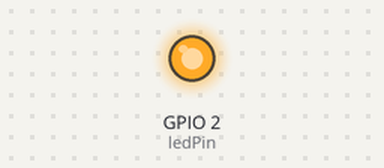
Recording of a sketch running on a simulated ESP32. Shown: output pins drawn as LEDs (lit = HIGH). WiFi joins after 1.5 s; servers stay silent unless stated; uploads are accepted with an empty reply; what the sketch prints to the serial monitor is not drawn.

Above: at 2.0 s.
At 4.43 s:
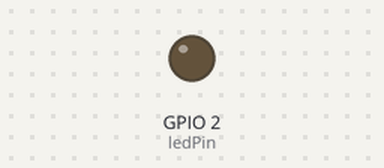
Timing chart, 0 to 5.0 s (numbered marks = the images above):
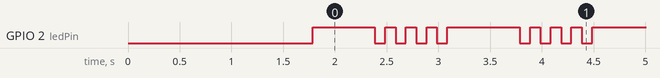

The sketch:

main.ino
```cpp
#include <WiFi.h>
#include <Update.h>
WiFiClient client;
#define ledPin 2

// Variables to validate
// response from S3
long contentLength = 0;
bool isValidContentType = false;

// Your SSID and PSWD that the chip needs
// to connect to
const char* SSID = "Pixel";
const char* PSWD = "87654321";

float firmware=1.1;

// S3 Bucket Config

//String host = "bucket-name.s3.ap-south-1.amazonaws.com"; // Host => bucket-name.s3.region.amazonaws.com
//https://bucketwithota.s3.ap-south-1.amazonaws.com/updated.bin
//String host = "https://bucketformyfrontendapplication.s3.ap-south-1.amazonaws.com/";
//String host = "bucketformyfrontendapplication.s3.ap-south-1.amazonaws.com";
String host = "bucketwithota.s3.ap-south-1.amazonaws.com";

int port = 80;

String bin = "/updated.bin";

// Utility to extract header value from headers
String getHeaderValue(String header, String headerName) {
  return header.substring(strlen(headerName.c_str()));
}

// OTA Logic
void execOTA() {
  Serial.println("Connecting to: " + String(host));
  // Connect to S3
  if (client.connect(host.c_str(), port)) {
    // Connection Succeed.
    // Fecthing the bin
    Serial.println("Fetching Bin: " + String(bin));

    // Get the contents of the bin file
    client.print(String("GET ") + bin + " HTTP/1.1\r\n" +
                 "Host: " + host + "\r\n" +
                 "Cache-Control: no-cache\r\n" +
                 "Connection: close\r\n\r\n");

    // Check what is being sent
    //    Serial.print(String("GET ") + bin + " HTTP/1.1\r\n" +
    //                 "Host: " + host + "\r\n" +
    //                 "Cache-Control: no-cache\r\n" +
    //                 "Connection: close\r\n\r\n");

    unsigned long timeout = millis();
    while (client.available() == 0) {
      if (millis() - timeout > 5000) {
        Serial.println("Client Timeout !");
        client.stop();
        return;
      }
    }
    // Once the response is available,
    // check stuff

    /*
       Response Structure
        HTTP/1.1 200 OK
        x-amz-id-2: NVKxnU1aIQMmpGKhSwpCBh8y2JPbak18QLIfE+OiUDOos+7UftZKjtCFqrwsGOZRN5Zee0jpTd0=
        x-amz-request-id: 2D56B47560B764EC
        Date: Wed, 14 Jun 2017 03:33:59 GMT
        Last-Modified: Fri, 02 Jun 2017 14:50:11 GMT
        ETag: "d2afebbaaebc38cd669ce36727152af9"
        Accept-Ranges: bytes
        Content-Type: application/octet-stream
        Content-Length: 357280
        Server: AmazonS3

        {{BIN FILE CONTENTS}}

    */
    while (client.available()) {
      // read line till /n
      String line = client.readStringUntil('\n');
      // remove space, to check if the line is end of headers
      line.trim();

      // if the the line is empty,
      // this is end of headers
      // break the while and feed the
      // remaining `client` to the
      // Update.writeStream();
      if (!line.length()) {
        //headers ended
        break; // and get the OTA started
      }

      // Check if the HTTP Response is 200
      // else break and Exit Update
      if (line.startsWith("HTTP/1.1")) {
        if (line.indexOf("200") < 0) {
          Serial.println("Got a non 200 status code from server. Exiting OTA Update.");
          break;
        }
      }

      // extract headers here
      // Start with content length
      if (line.startsWith("Content-Length: ")) {
        contentLength = atol((getHeaderValue(line, "Content-Length: ")).c_str());
        Serial.println("Got " + String(contentLength) + " bytes from server");
      }

      // Next, the content type
      if (line.startsWith("Content-Type: ")) {
        String contentType = getHeaderValue(line, "Content-Type: ");
        Serial.println("Got " + contentType + " payload.");
        if (contentType == "application/octet-stream") {
          isValidContentType = true;
        }
      }
    }
  } else {
    // Connect to S3 failed
    // May be try?
    // Probably a choppy network?
    Serial.println("Connection to " + String(host) + " failed. Please check your setup");
    // retry??
    // execOTA();
  }

  // Check what is the contentLength and if content type is `application/octet-stream`
  Serial.println("contentLength : " + String(contentLength) + ", isValidContentType : " + String(isValidContentType));

  // check contentLength and content type
  if (contentLength && isValidContentType) {
    // Check if there is enough to OTA Update
    bool canBegin = Update.begin(contentLength);

    // If yes, begin
    if (canBegin) {
      Serial.println("Begin OTA. This may take 2 - 5 mins to complete. Things might be quite for a while.. Patience!");
      // No activity would appear on the Serial monitor
      // So be patient. This may take 2 - 5mins to complete
      size_t written = Update.writeStream(client);

      if (written == contentLength) {
        Serial.println("Written : " + String(written) + " successfully");
      } else {
        Serial.println("Written only : " + String(written) + "/" + String(contentLength) + ". Retry?" );
        // retry??
        // execOTA();
      }

      if (Update.end()) {
        Serial.println("OTA done!");
        if (Update.isFinished()) {
          Serial.println("Update successfully completed. Rebooting.");
          ESP.restart();
        } else {
          Serial.println("Update not finished? Something went wrong!");
        }
      } else {
        Serial.println("Error Occurred. Error #: " + String(Update.getError()));
      }
    } else {
      // not enough space to begin OTA
      // Understand the partitions and
      // space availability
      Serial.println("Not enough space to begin OTA");
      client.flush();
    }
  } else {
    Serial.println("There was no content in the response");
    client.flush();
  }
}

void setup() {
  //Begin Serial
  Serial.begin(115200);
  delay(10);

  Serial.println("Connecting to " + String(SSID));

  // Connect to provided SSID and PSWD
  WiFi.begin(SSID, PSWD);

  // Wait for connection to establish
  while (WiFi.status() != WL_CONNECTED) {
    Serial.print("."); // Keep the serial monitor lit!
    delay(500);
  }

  // Connection Succeed
  Serial.println("");
  Serial.println("Connected to " + String(SSID));

  // Execute OTA Update
  Serial.print("firmware number : ");
  Serial.println(firmware);
  execOTA();
  pinMode(ledPin, OUTPUT);
}

void loop(void) {

  digitalWrite(ledPin, HIGH);
  delay(600);
  digitalWrite(ledPin, LOW);
  delay(100);
  digitalWrite(ledPin, HIGH);
  delay(100);
  digitalWrite(ledPin, LOW);
  delay(100);
  digitalWrite(ledPin, HIGH);
  delay(100);
  digitalWrite(ledPin, LOW);
  delay(100);
  digitalWrite(ledPin, HIGH);
  delay(100);
  digitalWrite(ledPin, LOW);
  delay(100);
  digitalWrite(ledPin, HIGH);
  delay(100);
}
```

Measured:
- by itself, GPIO 2 (ledPin): repeats every 1.4 s: 3 × (LOW 0.10 s, HIGH 0.10 s), LOW 0.10 s, HIGH 0.70 s
- by itself, everything shown: repeats every 1.4 s, in 4 steps
